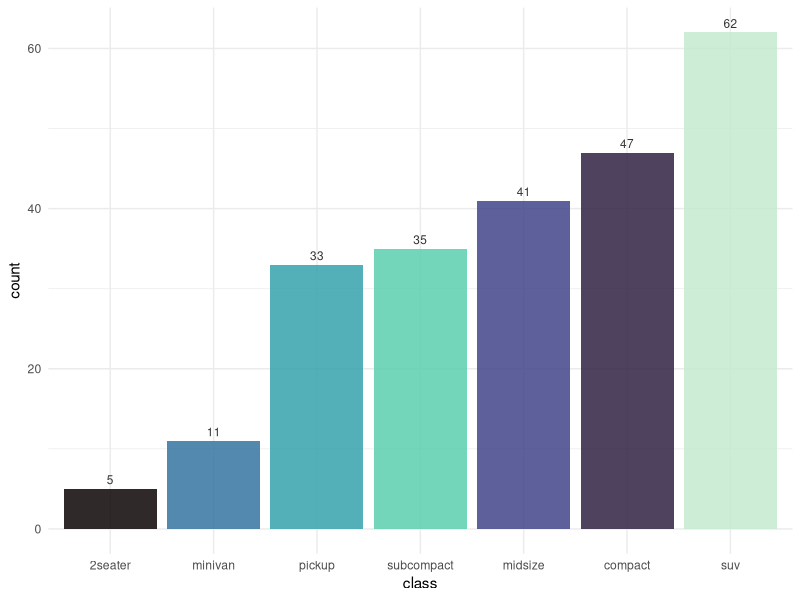
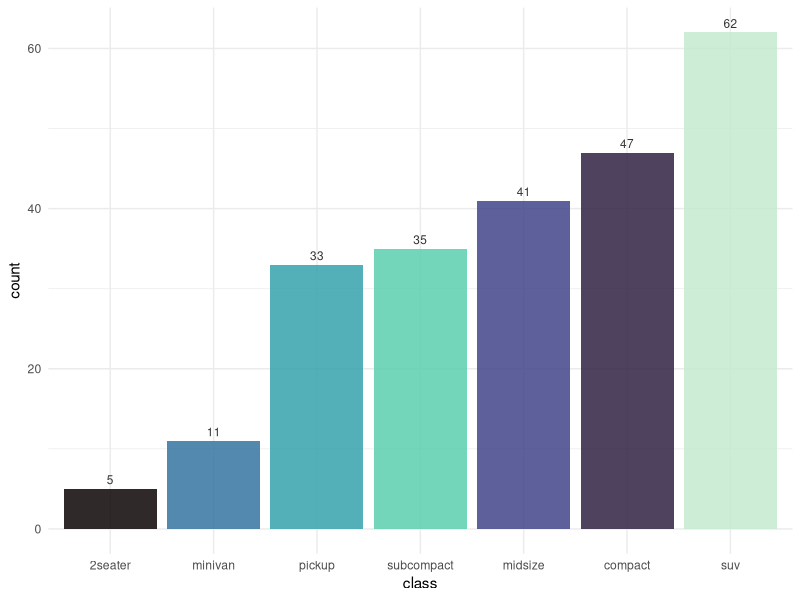
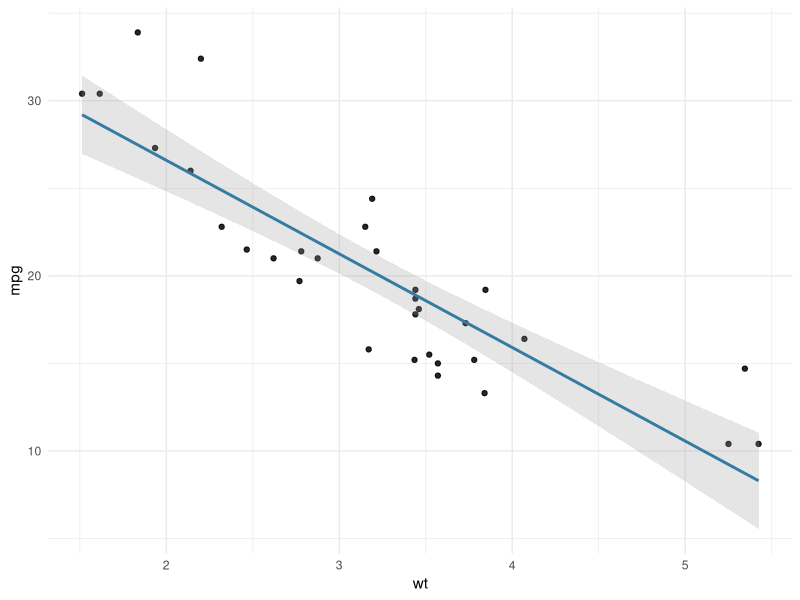

Write the R code that produced these figures, in order.
## ---- chunk 1
#| message: false
# Load required packages
library(tidyverse)
library(viridis)
## ---- chunk 2
ggplot(mpg, aes(x = fct_rev(fct_infreq(class)), fill = class)) +
  geom_bar(alpha = .85) +
  geom_text(
    stat = "count", 
    mapping = aes(label = ..count..), 
    vjust = -0.5, 
    color = "grey20",
    size = 3
  ) +
  labs(x = "class") +
  guides(fill = "none") +
  scale_fill_viridis(discrete = TRUE, option = "mako", end = .95) +
  theme_minimal()
## ---- chunk 3
counts <- count(mpg, class)

ggplot(counts, aes(x = reorder(class, n), y = n, fill = class)) +
  geom_col(alpha = .85) +
  geom_text(
    mapping = aes(label = n), 
    vjust = -0.5, 
    color = "grey20",
    size = 3
  ) +
  labs(x = "class", y = "count") +
  guides(fill = "none") +
  scale_fill_viridis(discrete = TRUE, option = "mako", end = .95) +
  theme_minimal()
## ---- chunk 4
ggplot(mtcars, aes(x = wt, y = mpg)) +
  geom_point(alpha = .85) +
  geom_smooth(
    method = "lm", 
    color = mako(1, begin = .5), 
    alpha = .25
  ) +
  theme_minimal()
